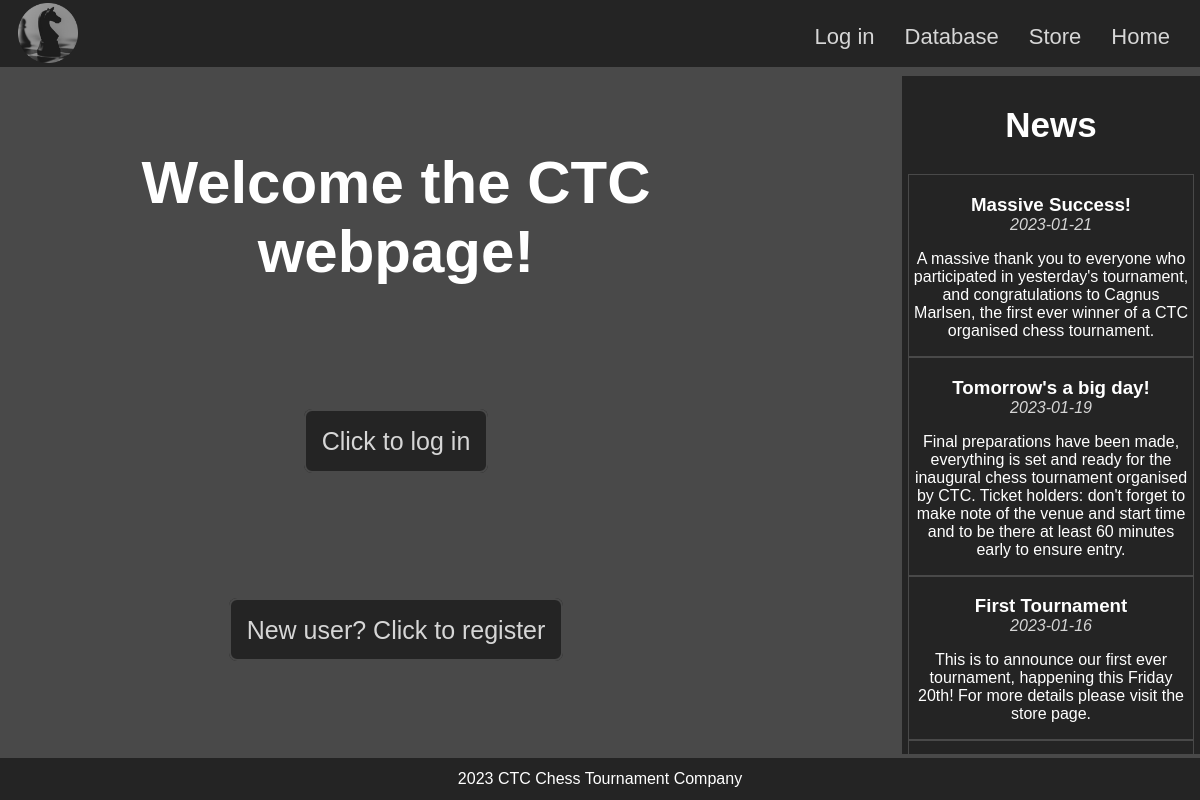
/, run on an earlier commit of the app's database.
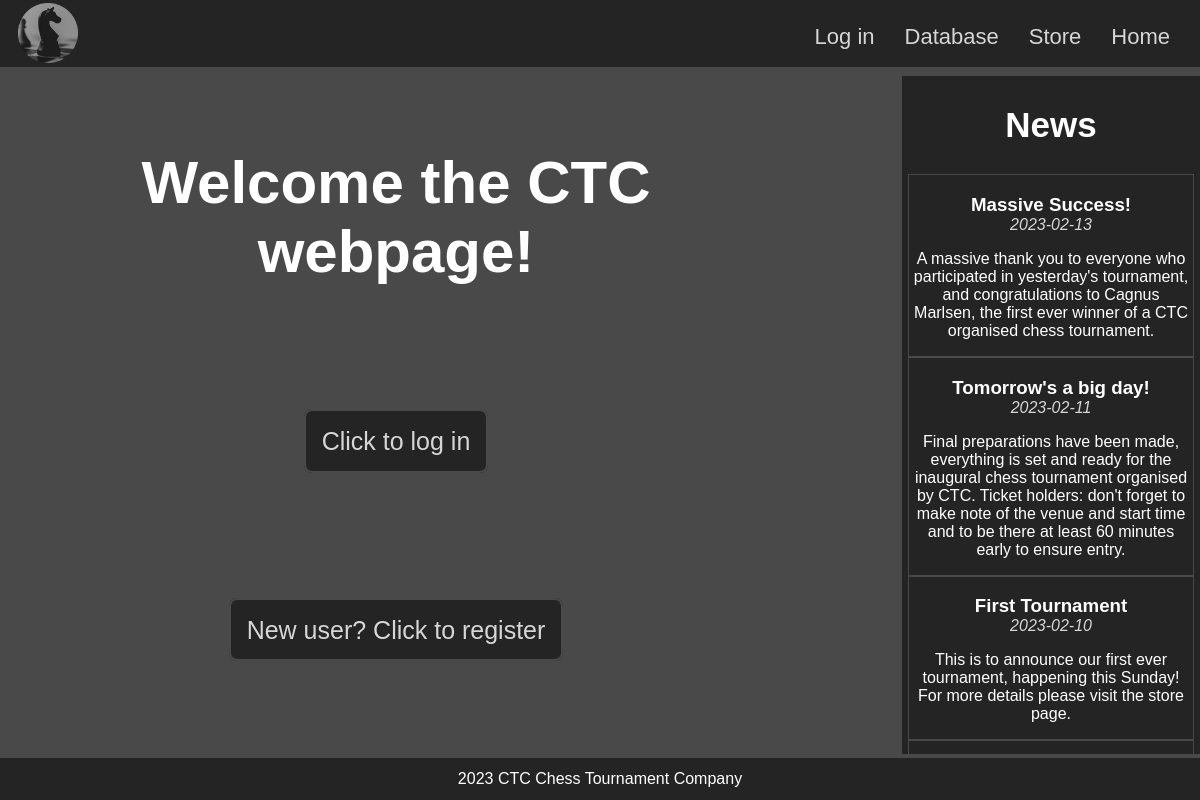
And on a later commit of the database.
### tables this page shows
CREATE TABLE news
(
    blog_id INTEGER PRIMARY KEY AUTOINCREMENT,
    title TEXT NOT NULL,
    date TEXT NOT NULL,
    content TEXT NOT NULL
);

### app.py (the view)
@app.route("/")
def index():
    db = get_db()
    news = db.execute("""SELECT * FROM news ORDER BY blog_id DESC;""").fetchall()
    return render_template("index.html", news=news)

### app.py (called while the page is built)
@app.before_request
def logged_in_user():
    g.user = session.get("username", None)

### database.py (called while the page is built)
def get_db():
    if "db" not in g:
        g.db = sqlite3.connect(DATABASE,
            detect_types=sqlite3.PARSE_DECLTYPES
        )
        g.db.row_factory = sqlite3.Row
    return g.db

### templates/index.html
{% extends "base.html" %}
{% block main_content %}
<section id="index">
    <h1 id="welcome">Welcome the CTC webpage!</h1>
    <section id="login">
        <a href="{{ url_for('login') }}">Click to log in</a>
    </section>
    <section id="register">
        <a href="{{ url_for('register') }}">New user? Click to register</a>
    </section>
    <section id="news">
        <h2>News</h2>
        <ul>
            {% for blog in news %}
            <li class="bloglist">
                <h3>{{ blog["title"] }}</h3>
                <p>{{ blog["date"] }}</p>
                <p>{{ blog["content"] }}</p>
            </li>
            {% endfor %}
        </ul>
    </section>
</section>
{% endblock %}

What changed in the data, as far as the page shows it:
changed news "Massive Success!": date "2023-01-21" → "2023-02-13"
changed news "Tomorrow's a big day!": date "2023-01-19" → "2023-02-11"
changed news "First Tournament": date "2023-01-16" → "2023-02-10"; content "This is to announce our first ever tournament, happening this Friday 20th! For more details please visit the store page." → "This is to announce our first ever tournament, happening this Sunday! For more details please visit the store page."
